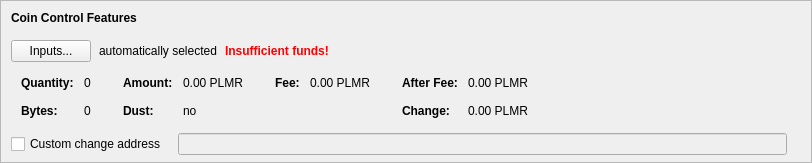
    <widget class="QFrame" name="frameCoinControl">
     <property name="sizePolicy">
      <sizepolicy hsizetype="Expanding" vsizetype="Expanding">
       <horstretch>0</horstretch>
       <verstretch>0</verstretch>
      </sizepolicy>
     </property>
     <property name="maximumSize">
      <size>
       <width>16777215</width>
       <height>16777215</height>
      </size>
     </property>
     <property name="frameShape">
      <enum>QFrame::StyledPanel</enum>
     </property>
     <property name="frameShadow">
      <enum>QFrame::Sunken</enum>
     </property>
     <layout class="QVBoxLayout" name="verticalLayoutCoinControl2">
      <property name="spacing">
       <number>0</number>
      </property>
      <property name="leftMargin">
       <number>0</number>
      </property>
      <property name="topMargin">
       <number>0</number>
      </property>
      <property name="rightMargin">
       <number>0</number>
      </property>
      <property name="bottomMargin">
       <number>6</number>
      </property>
      <item>
       <layout class="QVBoxLayout" name="verticalLayoutCoinControl" stretch="0,0,0,0,1">
        <property name="spacing">
         <number>0</number>
        </property>
        <property name="leftMargin">
         <number>10</number>
        </property>
        <property name="topMargin">
         <number>10</number>
        </property>
        <item>
         <layout class="QHBoxLayout" name="horizontalLayoutCoinControl1">
          <property name="bottomMargin">
           <number>15</number>
          </property>
          <item>
           <widget class="QLabel" name="labelCoinControlFeatures">
            <property name="sizePolicy">
             <sizepolicy hsizetype="Preferred" vsizetype="Maximum">
              <horstretch>0</horstretch>
              <verstretch>0</verstretch>
             </sizepolicy>
            </property>
            <property name="font">
             <font>
              <weight>75</weight>
              <bold>true</bold>
             </font>
            </property>
            <property name="styleSheet">
             <string notr="true">font-weight:bold;</string>
            </property>
            <property name="text">
             <string>Coin Control Features</string>
            </property>
           </widget>
          </item>
         </layout>
        </item>
        <item>
         <layout class="QHBoxLayout" name="horizontalLayoutCoinControl2" stretch="0,0,0,0">
          <property name="spacing">
           <number>8</number>
          </property>
          <property name="bottomMargin">
           <number>10</number>
          </property>
          <item>
           <widget class="QPushButton" name="pushButtonCoinControl">
            <property name="styleSheet">
             <string notr="true"/>
            </property>
            <property name="text">
             <string>Inputs...</string>
            </property>
            <property name="autoDefault">
             <bool>false</bool>
            </property>
           </widget>
          </item>
          <item>
           <widget class="QLabel" name="labelCoinControlAutomaticallySelected">
            <property name="text">
             <string>automatically selected</string>
            </property>
            <property name="margin">
             <number>5</number>
            </property>
           </widget>
          </item>
          <item>
           <widget class="QLabel" name="labelCoinControlInsuffFunds">
            <property name="font">
             <font>
              <weight>75</weight>
              <bold>true</bold>
             </font>
            </property>
            <property name="styleSheet">
             <string notr="true">color:red;font-weight:bold;</string>
            </property>
            <property name="text">
             <string>Insufficient funds!</string>
            </property>
            <property name="margin">
             <number>5</number>
            </property>
           </widget>
          </item>
          <item>
           <spacer name="horizontalSpacerCoinControl">
            <property name="orientation">
             <enum>Qt::Horizontal</enum>
            </property>
            <property name="sizeHint" stdset="0">
             <size>
              <width>40</width>
              <height>1</height>
             </size>
            </property>
           </spacer>
          </item>
         </layout>
        </item>
        <item>
         <widget class="QWidget" name="widgetCoinControl" native="true">
          <property name="sizePolicy">
           <sizepolicy hsizetype="Preferred" vsizetype="Preferred">
            <horstretch>0</horstretch>
            <verstretch>0</verstretch>
           </sizepolicy>
          </property>
          <property name="minimumSize">
           <size>
            <width>0</width>
            <height>0</height>
           </size>
          </property>
          <property name="styleSheet">
           <string notr="true"/>
          </property>
          <layout class="QHBoxLayout" name="horizontalLayoutCoinControl5">
           <property name="leftMargin">
            <number>0</number>
           </property>
           <property name="topMargin">
            <number>0</number>
           </property>
           <property name="rightMargin">
            <number>0</number>
           </property>
           <property name="bottomMargin">
            <number>0</number>
           </property>
           <item>
            <layout class="QHBoxLayout" name="horizontalLayoutCoinControl3" stretch="0,0,0,1">
             <property name="spacing">
              <number>20</number>
             </property>
             <property name="topMargin">
              <number>0</number>
             </property>
             <property name="bottomMargin">
              <number>10</number>
             </property>
             <item>
              <layout class="QFormLayout" name="formLayoutCoinControl1">
               <property name="horizontalSpacing">
                <number>10</number>
               </property>
               <property name="verticalSpacing">
                <number>14</number>
               </property>
               <property name="leftMargin">
                <number>10</number>
               </property>
               <property name="topMargin">
                <number>4</number>
               </property>
               <property name="rightMargin">
                <number>6</number>
               </property>
               <item row="0" column="0">
                <widget class="QLabel" name="labelCoinControlQuantityText">
                 <property name="font">
                  <font>
                   <weight>75</weight>
                   <bold>true</bold>
                  </font>
                 </property>
                 <property name="text">
                  <string>Quantity:</string>
                 </property>
                 <property name="margin">
                  <number>0</number>
                 </property>
                </widget>
               </item>
               <item row="0" column="1">
                <widget class="QLabel" name="labelCoinControlQuantity">
                 <property name="cursor">
                  <cursorShape>IBeamCursor</cursorShape>
                 </property>
                 <property name="contextMenuPolicy">
                  <enum>Qt::ActionsContextMenu</enum>
                 </property>
                 <property name="text">
                  <string notr="true">0</string>
                 </property>
                 <property name="margin">
                  <number>0</number>
                 </property>
                 <property name="textInteractionFlags">
                  <set>Qt::LinksAccessibleByMouse|Qt::TextSelectableByKeyboard|Qt::TextSelectableByMouse</set>
                 </property>
                </widget>
               </item>
               <item row="1" column="0">
                <widget class="QLabel" name="labelCoinControlBytesText">
                 <property name="font">
                  <font>
                   <weight>75</weight>
                   <bold>true</bold>
                  </font>
                 </property>
                 <property name="text">
                  <string>Bytes:</string>
                 </property>
                </widget>
               </item>
               <item row="1" column="1">
                <widget class="QLabel" name="labelCoinControlBytes">
                 <property name="cursor">
                  <cursorShape>IBeamCursor</cursorShape>
                 </property>
                 <property name="contextMenuPolicy">
                  <enum>Qt::ActionsContextMenu</enum>
                 </property>
                 <property name="text">
                  <string notr="true">0</string>
                 </property>
                 <property name="textInteractionFlags">
                  <set>Qt::LinksAccessibleByMouse|Qt::TextSelectableByKeyboard|Qt::TextSelectableByMouse</set>
                 </property>
                </widget>
               </item>
              </layout>
             </item>
             <item>
              <layout class="QFormLayout" name="formLayoutCoinControl2">
               <property name="horizontalSpacing">
                <number>10</number>
               </property>
               <property name="verticalSpacing">
                <number>14</number>
               </property>
               <property name="leftMargin">
                <number>6</number>
               </property>
               <property name="topMargin">
                <number>4</number>
               </property>
               <property name="rightMargin">
                <number>6</number>
               </property>
               <item row="0" column="0">
                <widget class="QLabel" name="labelCoinControlAmountText">
                 <property name="font">
                  <font>
                   <weight>75</weight>
                   <bold>true</bold>
                  </font>
                 </property>
                 <property name="text">
                  <string>Amount:</string>
                 </property>
                 <property name="margin">
                  <number>0</number>
                 </property>
                </widget>
               </item>
               <item row="0" column="1">
                <widget class="QLabel" name="labelCoinControlAmount">
                 <property name="cursor">
                  <cursorShape>IBeamCursor</cursorShape>
                 </property>
                 <property name="contextMenuPolicy">
                  <enum>Qt::ActionsContextMenu</enum>
                 </property>
                 <property name="text">
                  <string notr="true">0.00 PLMR</string>
                 </property>
                 <property name="textInteractionFlags">
                  <set>Qt::LinksAccessibleByMouse|Qt::TextSelectableByKeyboard|Qt::TextSelectableByMouse</set>
                 </property>
                </widget>
               </item>
               <item row="1" column="0">
                <widget class="QLabel" name="labelCoinControlLowOutputText">
                 <property name="font">
                  <font>
                   <weight>75</weight>
                   <bold>true</bold>
                  </font>
                 </property>
                 <property name="text">
                  <string>Dust:</string>
                 </property>
                </widget>
               </item>
               <item row="1" column="1">
                <widget class="QLabel" name="labelCoinControlLowOutput">
                 <property name="cursor">
                  <cursorShape>IBeamCursor</cursorShape>
                 </property>
                 <property name="contextMenuPolicy">
                  <enum>Qt::ActionsContextMenu</enum>
                 </property>
                 <property name="text">
                  <string notr="true">no</string>
                 </property>
                 <property name="textInteractionFlags">
                  <set>Qt::LinksAccessibleByMouse|Qt::TextSelectableByKeyboard|Qt::TextSelectableByMouse</set>
                 </property>
                </widget>
               </item>
              </layout>
             </item>
             <item>
              <layout class="QFormLayout" name="formLayoutCoinControl3">
               <property name="horizontalSpacing">
                <number>10</number>
               </property>
               <property name="verticalSpacing">
                <number>14</number>
               </property>
               <property name="leftMargin">
                <number>6</number>
               </property>
               <property name="topMargin">
                <number>4</number>
               </property>
               <property name="rightMargin">
                <number>6</number>
               </property>
               <item row="0" column="0">
                <widget class="QLabel" name="labelCoinControlFeeText">
                 <property name="font">
                  <font>
                   <weight>75</weight>
                   <bold>true</bold>
                  </font>
                 </property>
                 <property name="text">
                  <string>Fee:</string>
                 </property>
                 <property name="margin">
                  <number>0</number>
                 </property>
                </widget>
               </item>
               <item row="0" column="1">
                <widget class="QLabel" name="labelCoinControlFee">
                 <property name="cursor">
                  <cursorShape>IBeamCursor</cursorShape>
                 </property>
                 <property name="contextMenuPolicy">
                  <enum>Qt::ActionsContextMenu</enum>
                 </property>
                 <property name="text">
                  <string notr="true">0.00 PLMR</string>
                 </property>
                 <property name="textInteractionFlags">
                  <set>Qt::LinksAccessibleByMouse|Qt::TextSelectableByKeyboard|Qt::TextSelectableByMouse</set>
                 </property>
                </widget>
               </item>
              </layout>
             </item>
             <item>
              <layout class="QFormLayout" name="formLayoutCoinControl4">
               <property name="horizontalSpacing">
                <number>10</number>
               </property>
               <property name="verticalSpacing">
                <number>14</number>
               </property>
               <property name="leftMargin">
                <number>6</number>
               </property>
               <property name="topMargin">
                <number>4</number>
               </property>
               <property name="rightMargin">
                <number>6</number>
               </property>
               <item row="0" column="0">
                <widget class="QLabel" name="labelCoinControlAfterFeeText">
                 <property name="font">
                  <font>
                   <weight>75</weight>
                   <bold>true</bold>
                  </font>
                 </property>
                 <property name="text">
                  <string>After Fee:</string>
                 </property>
                 <property name="margin">
                  <number>0</number>
                 </property>
                </widget>
               </item>
               <item row="0" column="1">
                <widget class="QLabel" name="labelCoinControlAfterFee">
                 <property name="cursor">
                  <cursorShape>IBeamCursor</cursorShape>
                 </property>
                 <property name="contextMenuPolicy">
                  <enum>Qt::ActionsContextMenu</enum>
                 </property>
                 <property name="text">
                  <string notr="true">0.00 PLMR</string>
                 </property>
                 <property name="textInteractionFlags">
                  <set>Qt::LinksAccessibleByMouse|Qt::TextSelectableByKeyboard|Qt::TextSelectableByMouse</set>
                 </property>
                </widget>
               </item>
               <item row="1" column="0">
                <widget class="QLabel" name="labelCoinControlChangeText">
                 <property name="font">
                  <font>
                   <weight>75</weight>
                   <bold>true</bold>
                  </font>
                 </property>
                 <property name="text">
                  <string>Change:</string>
                 </property>
                </widget>
               </item>
               <item row="1" column="1">
                <widget class="QLabel" name="labelCoinControlChange">
                 <property name="cursor">
                  <cursorShape>IBeamCursor</cursorShape>
                 </property>
                 <property name="contextMenuPolicy">
                  <enum>Qt::ActionsContextMenu</enum>
                 </property>
                 <property name="text">
                  <string notr="true">0.00 PLMR</string>
                 </property>
                 <property name="textInteractionFlags">
                  <set>Qt::LinksAccessibleByMouse|Qt::TextSelectableByKeyboard|Qt::TextSelectableByMouse</set>
                 </property>
                </widget>
               </item>
              </layout>
             </item>
            </layout>
           </item>
          </layout>
         </widget>
        </item>
        <item>
         <layout class="QHBoxLayout" name="horizontalLayoutCoinControl4" stretch="0,0,0">
          <property name="spacing">
           <number>12</number>
          </property>
          <property name="sizeConstraint">
           <enum>QLayout::SetDefaultConstraint</enum>
          </property>
          <property name="topMargin">
           <number>5</number>
          </property>
          <property name="rightMargin">
           <number>5</number>
          </property>
          <item>
           <widget class="QCheckBox" name="checkBoxCoinControlChange">
            <property name="toolTip">
             <string>If this is activated, but the change address is empty or invalid, change will be sent to a newly generated address.</string>
            </property>
            <property name="text">
             <string>Custom change address</string>
            </property>
           </widget>
          </item>
          <item>
           <widget class="QValidatedLineEdit" name="lineEditCoinControlChange">
            <property name="enabled">
             <bool>false</bool>
            </property>
            <property name="sizePolicy">
             <sizepolicy hsizetype="Expanding" vsizetype="Fixed">
              <horstretch>0</horstretch>
              <verstretch>0</verstretch>
             </sizepolicy>
            </property>
           </widget>
          </item>
          <item>
           <widget class="QLabel" name="labelCoinControlChangeLabel">
            <property name="sizePolicy">
             <sizepolicy hsizetype="Preferred" vsizetype="Expanding">
              <horstretch>0</horstretch>
              <verstretch>0</verstretch>
             </sizepolicy>
            </property>
            <property name="minimumSize">
             <size>
              <width>0</width>
              <height>0</height>
             </size>
            </property>
            <property name="text">
             <string/>
            </property>
            <property name="margin">
             <number>3</number>
            </property>
           </widget>
          </item>
         </layout>
        </item>
        <item>
         <spacer name="verticalSpacerCoinControl">
          <property name="orientation">
           <enum>Qt::Vertical</enum>
          </property>
          <property name="sizeHint" stdset="0">
           <size>
            <width>800</width>
            <height>1</height>
           </size>
          </property>
         </spacer>
        </item>
       </layout>
      </item>
     </layout>
    </widget>
